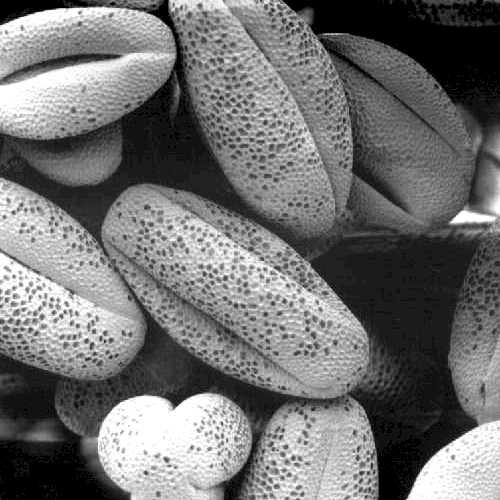
//> input picture 0316083_hw3/3/openCV/bin/Release/Fig03_Slide23.tif, 500 x 500 px
$ ./main   (built with g++ and OpenCV 4)
//> lines starting //> are read from the running program, lines starting //| are printed output that depends on the picture; after the words box and inside, x2 and y2 are one past the last pixel; in counts of white or black regions, pixels touching at a corner belong together
#include "opencv2/imgproc/imgproc.hpp"
#include "opencv2/highgui/highgui.hpp"
#include <iostream>
#include <highgui.h>
#include "cv.h"
using namespace std;
using namespace cv;
/*畫長條圖*/
void drawHistImg(const Mat &src, Mat &dst) {
	int histSize = 256;
	float histMaxValue = 0;
	for (int i = 0; i<histSize; i++) {
		float tempValue = src.at<float>(i);
		if (histMaxValue < tempValue) {
			histMaxValue = tempValue;
		}
	}

	float scale = (0.8* 256) / histMaxValue;
	for (int i = 0; i<histSize; i++) {
		int intensity = static_cast<int>(src.at<float>(i)*scale);
		line(dst, Point(i, 255), Point(i, 255 - intensity), Scalar(0));
	}
}
int main(){

	int histSize = 256;
	float range[] = { 0, 255 };
	const float* histRange = { range };

	// Read input images
	// Fig3.tif is in openCV\bin\Release
	Mat SrcImg = imread("Fig03_Slide23.tif", CV_LOAD_IMAGE_GRAYSCALE);
//> SrcImg is the input picture: 500 rows x 500 cols, CV_8UC1; min 0, max 255, mean 113.2
	//Mat SrcImg_second;

	// Create a grayscale output image matrix
	Mat SrcImg_t = Mat(SrcImg.rows, SrcImg.cols, CV_8UC1);
	Mat DstImg_t = Mat(SrcImg.rows, SrcImg.cols, CV_8UC1);
	Mat DstImg_dark = Mat(SrcImg.rows, SrcImg.cols, CV_8UC1);
	Mat DstImg_bright = Mat(SrcImg.rows, SrcImg.cols, CV_8UC1);
	Mat DstImg_lowContrast = Mat(SrcImg.rows, SrcImg.cols, CV_8UC1);
	Mat DstImg_highContrast = Mat(SrcImg.rows, SrcImg.cols, CV_8UC1);
	Mat DstImg_exposure = Mat(SrcImg.rows, SrcImg.cols, CV_8UC1);
	equalizeHist(SrcImg, SrcImg_t);
	// Copy each pixel of the source image to the output image
	/*暗*/
	for (int i = 0; i < SrcImg.rows; ++i) {
		for (int j = 0; j < SrcImg.cols; ++j)
		{
			DstImg_dark.at<uchar>(i, j) = (SrcImg.at<uchar>(i, j))/3;
		}
	}
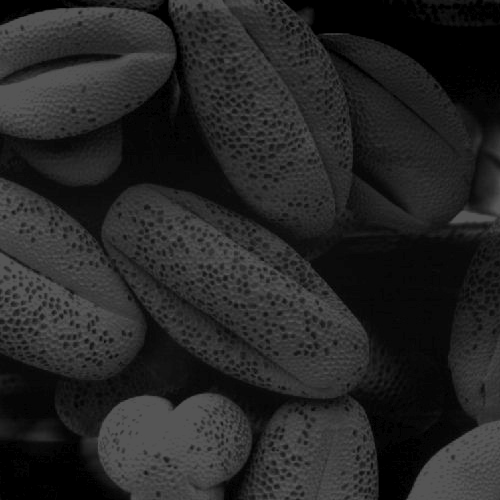
//> DstImg_dark: 500 rows x 500 cols, CV_8UC1; min 0, max 85, mean 37.4

	/*亮*/
	for (int i = 0; i < SrcImg.rows; ++i) {
		for (int j = 0; j < SrcImg.cols; ++j)
		{
			DstImg_bright.at<uchar>(i, j) = (SrcImg.at<uchar>(i, j))/2 +125;
		}
	}
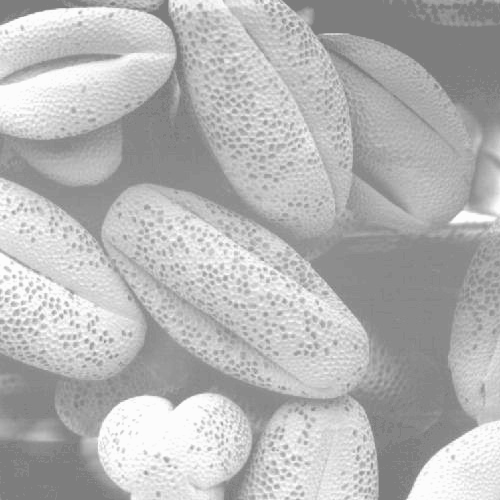
//> DstImg_bright: 500 rows x 500 cols, CV_8UC1; min 125, max 252, mean 181.3

	/*低對比*/
	for (int i = 0; i < SrcImg.rows; ++i) {
		for (int j = 0; j < SrcImg.cols; ++j)
		{
			DstImg_t.at<uchar>(i, j) = (SrcImg.at<uchar>(i, j)) / 2 + 62;
		}
	}
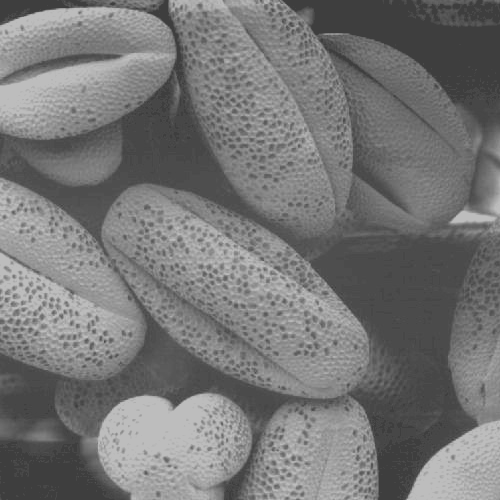
//> DstImg_t: 500 rows x 500 cols, CV_8UC1; min 62, max 189, mean 118.3
	equalizeHist(DstImg_t, DstImg_lowContrast);
	/*高對比*/
	equalizeHist(SrcImg_t, DstImg_highContrast);

	/*過曝*/
	for (int i = 0; i < SrcImg_t.rows; ++i) {
		for (int j = 0; j < SrcImg_t.cols; ++j)
		{
			if ((SrcImg_t.at<uchar>(i, j))*1.05 > 255) {
				DstImg_t.at<uchar>(i, j) = 255;
			}
			else {
				DstImg_t.at<uchar>(i, j) = (SrcImg_t.at<uchar>(i, j))*1.05;
			}

		}
	}
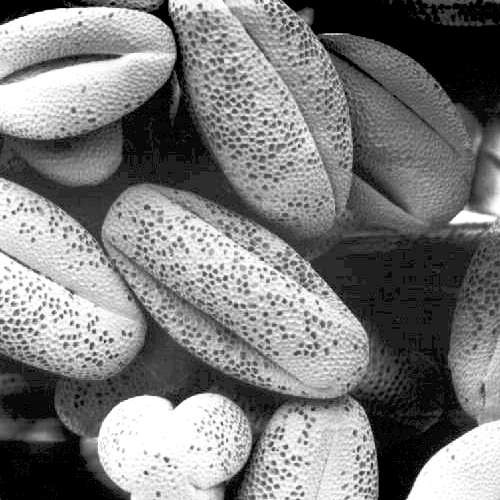
//> DstImg_t: 500 rows x 500 cols, CV_8UC1; min 0, max 255, mean 124.7
	equalizeHist(DstImg_t, DstImg_exposure);
	/*過曝*/
	Mat histImg_exposure;
	calcHist(&DstImg_exposure, 1, 0, Mat(), histImg_exposure, 1, &histSize, &histRange);
//> histImg_exposure = 256 values, max 17913 at index 0, min 0 at index 3, mean 930.8
	Mat showHistImg_exposure(255, 255, CV_8UC1, Scalar(255));  //把直方圖秀在一個256*256大的影像上
	drawHistImg(histImg_exposure, showHistImg_exposure);
//> the loop in drawHistImg, `for (int i = 0; i<histSize; i++)` made 256 passes
//> (tempValue, histMaxValue) on pass 1: (17913, 17913)
//> tempValue on passes 2 to 7: 1279, 878, 0, 1769, 0, 0
//> after the loop in drawHistImg, `for (int i = 0; i<histSize; i++)`: histMaxValue = 17913
//> in drawHistImg, `float scale = (0.8* 256) / histMaxValue;`: scale = 0.0114
//> the loop in drawHistImg, `for (int i = 0; i<histSize; i++)` made 256 passes
//> intensity on passes 1 to 3: 204, 14, 10
//> after the loop in drawHistImg, `for (int i = 0; i<histSize; i++)`:
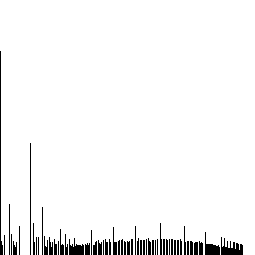
//> dst: 255 rows x 255 cols, CV_8UC1; 95.9% white; 55 black regions (8 under 20 px), largest, box (x1, y1, x2, y2) and area: (0, 51, 3, 255) 228, (221, 237, 243, 255) 228, (205, 232, 220, 255) 166
	/*高對比*/
	/*
	Mat histImg_highContrast;
	calcHist(&DstImg_highContrast, 1, 0, Mat(), histImg_highContrast, 1, &histSize, &histRange);
	Mat showHistImg_highContrast(255, 255, CV_8UC1, Scalar(255));  //把直方圖秀在一個256*256大的影像上
	drawHistImg(histImg_highContrast, showHistImg_highContrast);
	*/
	Mat histImg_lowContrast;
	calcHist(&DstImg_lowContrast, 1, 0, Mat(), histImg_lowContrast, 1, &histSize, &histRange);
//> histImg_lowContrast = 256 values, max 17814 at index 0, min 0 at index 2, mean 941.5
	Mat showHistImg_lowContrast(255, 255, CV_8UC1, Scalar(255));  //把直方圖秀在一個256*256大的影像上
	drawHistImg(histImg_lowContrast, showHistImg_lowContrast);
//> the loop in drawHistImg (call 2), `for (int i = 0; i<histSize; i++)` made 256 passes
//> (tempValue, histMaxValue) on pass 1: (17814, 17814)
//> tempValue on passes 2 to 7: 853, 0, 1403, 0, 1769, 0
//> after the loop in drawHistImg (call 2), `for (int i = 0; i<histSize; i++)`: histMaxValue = 17814
//> in drawHistImg (call 2), `float scale = (0.8* 256) / histMaxValue;`: scale = 0.0115
//> the loop in drawHistImg (call 2), `for (int i = 0; i<histSize; i++)` made 256 passes
//> intensity on passes 1 to 3: 204, 9, 0
//> after the loop in drawHistImg (call 2), `for (int i = 0; i<histSize; i++)`:
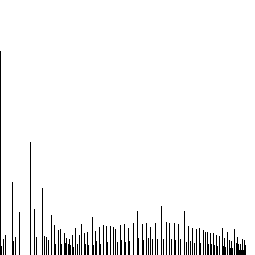
//> dst: 255 rows x 255 cols, CV_8UC1; 95.8% white; black in thin lines or dots, all inside (x1, y1, x2, y2) = (0, 51, 246, 255)
	// Show images

	imshow("暗", DstImg_dark);
	imshow("亮", DstImg_bright);
	imshow("低對比", DstImg_lowContrast);
	imshow("高對比", DstImg_highContrast);
	imshow("過曝", DstImg_exposure);
	imshow("原圖", SrcImg);
	//imshow("Output Image2", DstImg);
	imshow("低對比作拉伸後長條圖", showHistImg_lowContrast);
	imshow("過曝長作拉伸後長條圖", showHistImg_exposure);
	// Write output images
	imwrite("origin.tif", SrcImg);
	imwrite("dark.tif", DstImg_dark);
	imwrite("bright.tif", DstImg_bright);
	imwrite("lowContrast.tif", DstImg_lowContrast);
	imwrite("highContrast.tif", DstImg_highContrast);
	imwrite("exposure.tif", DstImg_exposure);
	imwrite("exhist.tif", showHistImg_exposure);
	imwrite("hchist.tif", showHistImg_lowContrast);
	waitKey(0);
	return 0;
}

$ run again, with 0316083_hw3/3/openCV/bin/Release/Fig01_Slide10.tif copied over 0316083_hw3/3/openCV/bin/Release/Fig03_Slide23.tif
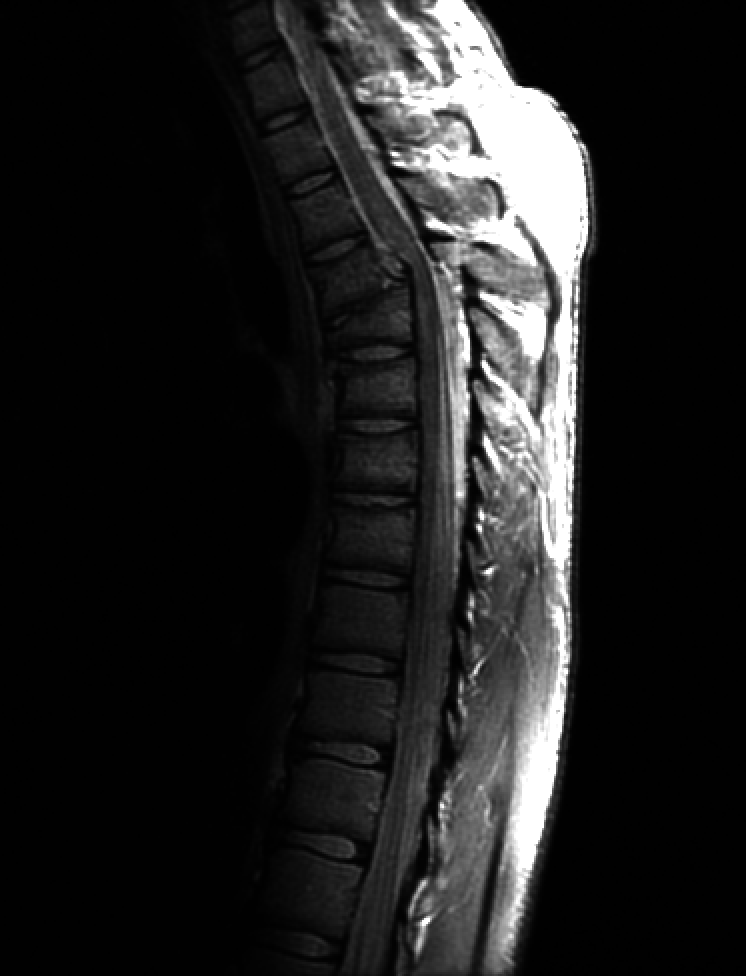
//> input picture 0316083_hw3/3/openCV/bin/Release/Fig01_Slide10.tif, 746 x 976 px
//> SrcImg is the input picture: 976 rows x 746 cols, CV_8UC1; min 0, max 255, mean 32.6
//> histImg_exposure = 256 values, max 407152 at index 145, min 0 at index 1, mean 2705.1
//> the loop in drawHistImg, `for (int i = 0; i<histSize; i++)` made 256 passes
//> (tempValue, histMaxValue) on passes 1, 146: (10592, 10592), (407152, 407152)
//> after the loop in drawHistImg, `for (int i = 0; i<histSize; i++)`: histMaxValue = 407152
//> scale = 0.000503
//> the loop in drawHistImg, `for (int i = 0; i<histSize; i++)` made 256 passes
//> intensity on passes 1 to 3: 5, 0, 0
//> after the loop in drawHistImg, `for (int i = 0; i<histSize; i++)`:
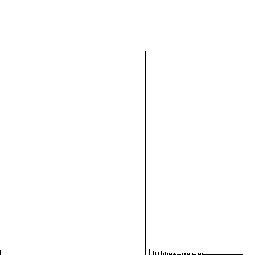
//> dst: 255 rows x 255 cols, CV_8UC1; 99.5% white; black in thin lines or dots, all inside (x1, y1, x2, y2) = (0, 51, 243, 255)
//> histImg_lowContrast = 256 values, max 417744 at index 0, min 0 at index 1, mean 2717.2
//> the loop in drawHistImg (call 2), `for (int i = 0; i<histSize; i++)` made 256 passes
//> (tempValue, histMaxValue) on pass 1: (417744, 417744)
//> after the loop in drawHistImg (call 2), `for (int i = 0; i<histSize; i++)`: histMaxValue = 417744
//> scale = 0.00049
//> the loop in drawHistImg (call 2), `for (int i = 0; i<histSize; i++)` made 256 passes
//> intensity on passes 1 to 3: 204, 0, 0
//> after the loop in drawHistImg (call 2), `for (int i = 0; i<histSize; i++)`:
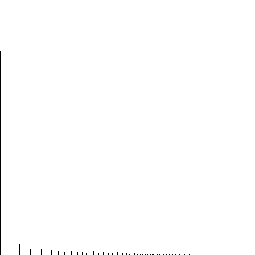
//> dst: 255 rows x 255 cols, CV_8UC1; 99.6% white; black in thin lines or dots, all inside (x1, y1, x2, y2) = (0, 51, 190, 255)
